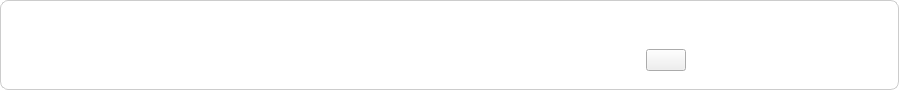
<?xml version="1.0" encoding="UTF-8"?>
<ui version="4.0">
 <class>RecruitmentPendingButton</class>
 <widget class="QWidget" name="RecruitmentPendingButton">
  <property name="geometry">
   <rect>
    <x>0</x>
    <y>0</y>
    <width>899</width>
    <height>90</height>
   </rect>
  </property>
  <property name="sizePolicy">
   <sizepolicy hsizetype="Preferred" vsizetype="Fixed">
    <horstretch>0</horstretch>
    <verstretch>0</verstretch>
   </sizepolicy>
  </property>
  <property name="minimumSize">
   <size>
    <width>0</width>
    <height>90</height>
   </size>
  </property>
  <property name="maximumSize">
   <size>
    <width>16777215</width>
    <height>90</height>
   </size>
  </property>
  <property name="baseSize">
   <size>
    <width>0</width>
    <height>90</height>
   </size>
  </property>
  <property name="windowTitle">
   <string>Form</string>
  </property>
  <property name="styleSheet">
   <string notr="true">#RecruitmentPendingButton {
	border-radius: 8px;
	background-color: #FFFFFF;
}

#widget {
	background-color: #FFFFFF;
	border-radius: 8px;
	border: 1px solid #CCCCCC;
}

#widget:hover {
	background-color: #F8F8F8;
	border: 1px solid #999999;
}

QLabel {
	color: #333333;
}
</string>
  </property>
  <layout class="QVBoxLayout" name="verticalLayout_2">
   <property name="spacing">
    <number>0</number>
   </property>
   <property name="leftMargin">
    <number>0</number>
   </property>
   <property name="topMargin">
    <number>0</number>
   </property>
   <property name="rightMargin">
    <number>0</number>
   </property>
   <property name="bottomMargin">
    <number>0</number>
   </property>
   <item>
    <widget class="QWidget" name="widget" native="true">
     <layout class="QHBoxLayout" name="horizontalLayout">
      <property name="leftMargin">
       <number>20</number>
      </property>
      <property name="topMargin">
       <number>10</number>
      </property>
      <property name="rightMargin">
       <number>20</number>
      </property>
      <property name="bottomMargin">
       <number>10</number>
      </property>
      <item>
       <layout class="QVBoxLayout" name="verticalLayout">
        <item>
         <widget class="QLabel" name="label_org">
          <property name="sizePolicy">
           <sizepolicy hsizetype="Expanding" vsizetype="Preferred">
            <horstretch>0</horstretch>
            <verstretch>0</verstretch>
           </sizepolicy>
          </property>
          <property name="font">
           <font>
            <pointsize>11</pointsize>
            <weight>75</weight>
            <bold>true</bold>
           </font>
          </property>
          <property name="text">
           <string/>
          </property>
         </widget>
        </item>
        <item>
         <widget class="QLabel" name="label_name">
          <property name="sizePolicy">
           <sizepolicy hsizetype="Expanding" vsizetype="Preferred">
            <horstretch>0</horstretch>
            <verstretch>0</verstretch>
           </sizepolicy>
          </property>
          <property name="font">
           <font>
            <pointsize>11</pointsize>
           </font>
          </property>
          <property name="text">
           <string/>
          </property>
         </widget>
        </item>
       </layout>
      </item>
      <item>
       <widget class="QWidget" name="widget_2" native="true">
        <property name="sizePolicy">
         <sizepolicy hsizetype="Minimum" vsizetype="Preferred">
          <horstretch>0</horstretch>
          <verstretch>0</verstretch>
         </sizepolicy>
        </property>
        <layout class="QVBoxLayout" name="verticalLayout_3">
         <item>
          <widget class="QLabel" name="label_status">
           <property name="sizePolicy">
            <sizepolicy hsizetype="Minimum" vsizetype="Preferred">
             <horstretch>0</horstretch>
             <verstretch>0</verstretch>
            </sizepolicy>
           </property>
           <property name="font">
            <font>
             <pointsize>11</pointsize>
             <weight>75</weight>
             <bold>true</bold>
            </font>
           </property>
           <property name="text">
            <string/>
           </property>
           <property name="alignment">
            <set>Qt::AlignCenter</set>
           </property>
          </widget>
         </item>
         <item>
          <layout class="QHBoxLayout" name="horizontalLayout_2">
           <item>
            <spacer name="horizontalSpacer">
             <property name="orientation">
              <enum>Qt::Horizontal</enum>
             </property>
             <property name="sizeHint" stdset="0">
              <size>
               <width>40</width>
               <height>20</height>
              </size>
             </property>
            </spacer>
           </item>
           <item>
            <widget class="QPushButton" name="button_action">
             <property name="text">
              <string/>
             </property>
            </widget>
           </item>
           <item>
            <spacer name="horizontalSpacer_2">
             <property name="orientation">
              <enum>Qt::Horizontal</enum>
             </property>
             <property name="sizeHint" stdset="0">
              <size>
               <width>40</width>
               <height>20</height>
              </size>
             </property>
            </spacer>
           </item>
          </layout>
         </item>
        </layout>
       </widget>
      </item>
     </layout>
    </widget>
   </item>
  </layout>
 </widget>
 <resources/>
 <connections/>
</ui>
